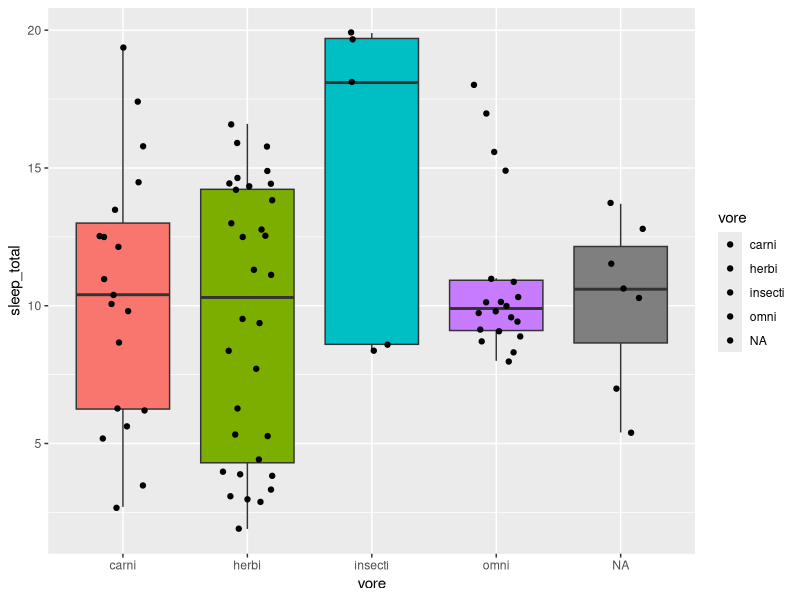
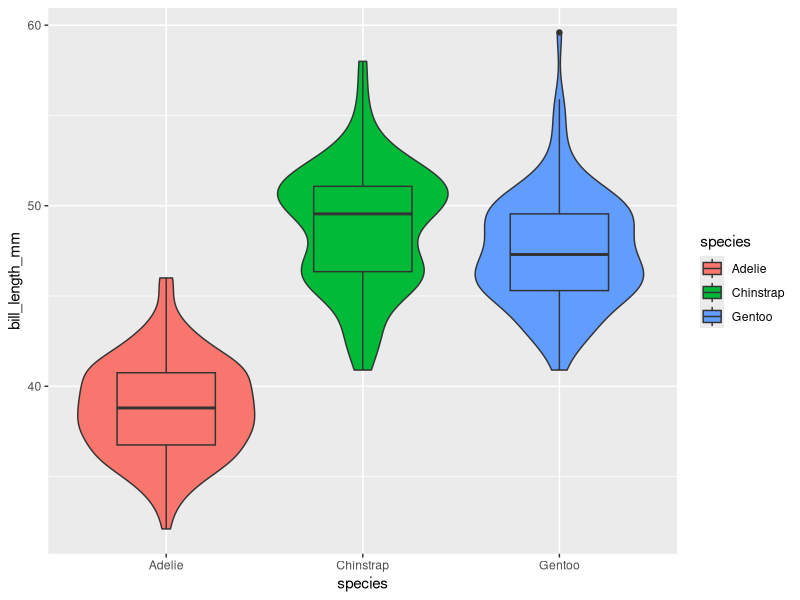

These charts were generated, in order, by the following R code:
library(tidyverse)
library(modeldata)
?geom_boxplot

glimpse(msleep)

ggplot(msleep, aes(x = vore, 
                  y = sleep_total,
                  fill = vore)) + 
  geom_boxplot(show.legend = FALSE,
               outlier.shape = NA) +
  geom_jitter(width = .2)


data(penguins)
glimpse(penguins)

ggplot(penguins, aes(x = species, 
                     y = bill_length_mm, 
                     fill = species)) +
  geom_violin(show.legend = FALSE) +
  geom_boxplot(width = .5)
